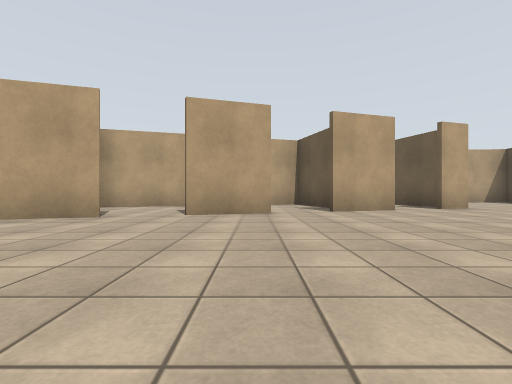
View 1 (above)

24 first-person views from a walk through a Gazebo world. The camera is 0.94 m above the floor, looks level and sees 85° across. The floor is counted in squares, 2.5 m on a side. Each view is taken from the middle of a square. On the plan, view 1 faces up. The plan holds only what a view shows up to about 9 squares ahead; the rest is blank. The place goes on beyond the plan.

View 2
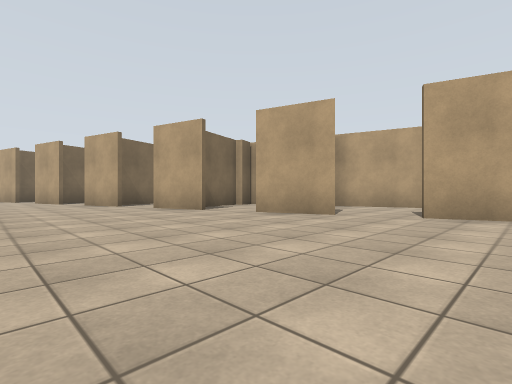

View 3
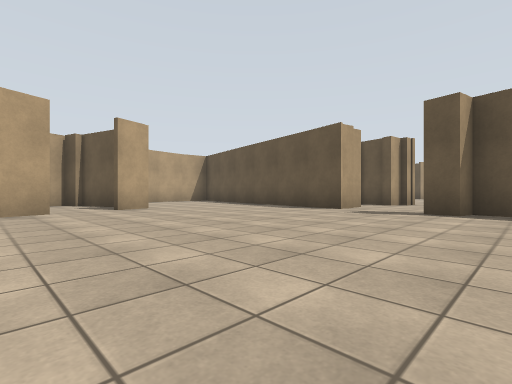

View 4
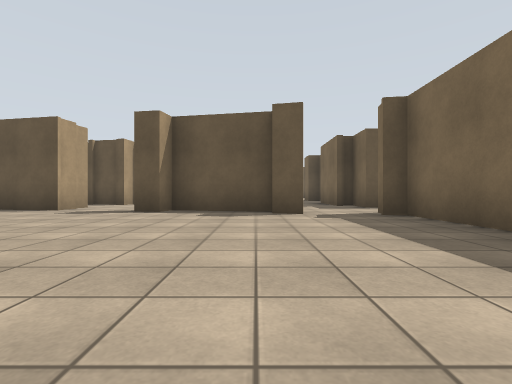

View 5
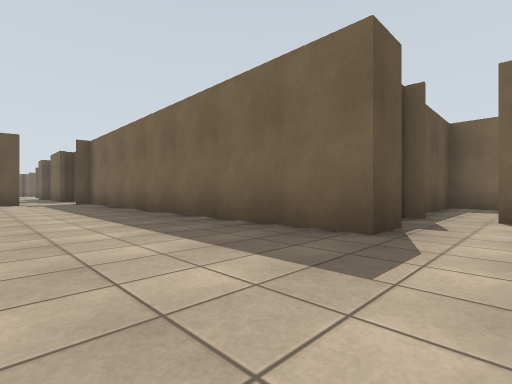

View 6
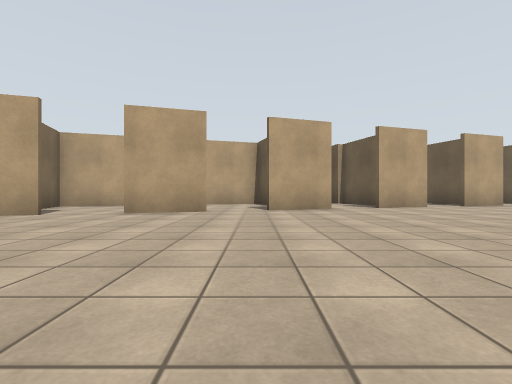

View 7
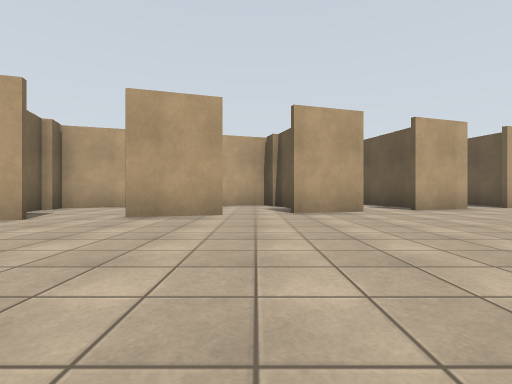

View 8
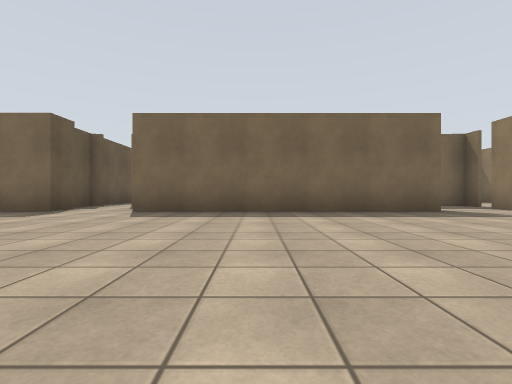

View 9
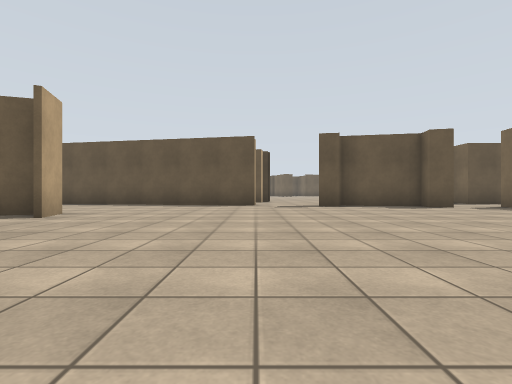

View 10
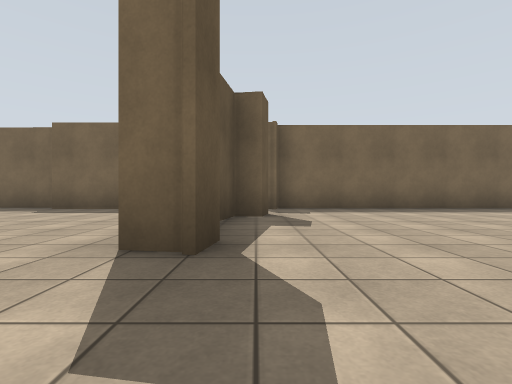

View 11
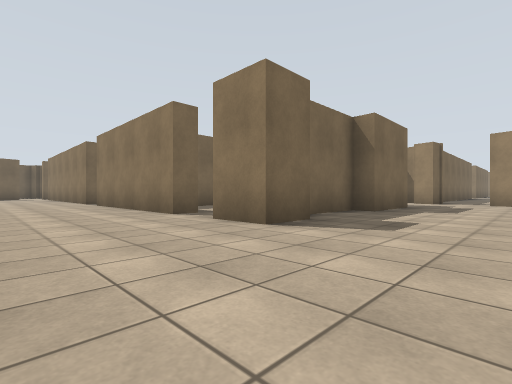

View 12
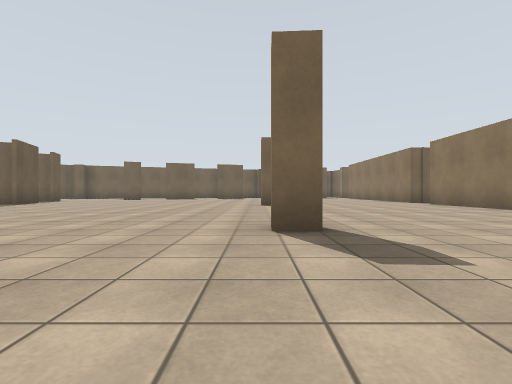

View 13
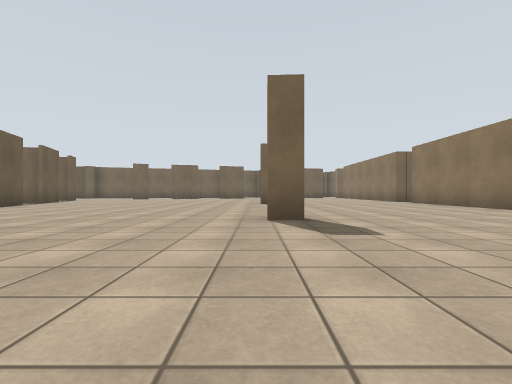

View 14
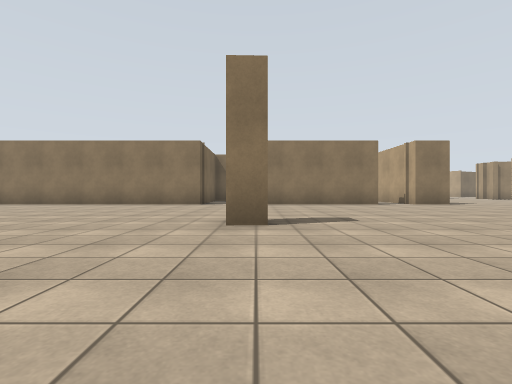

View 15
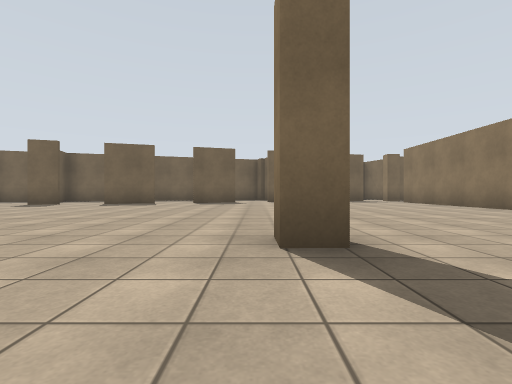

View 16
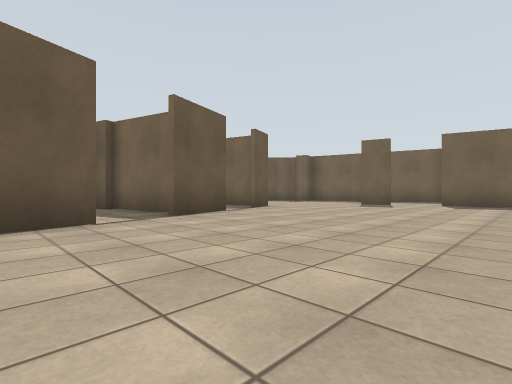

View 17
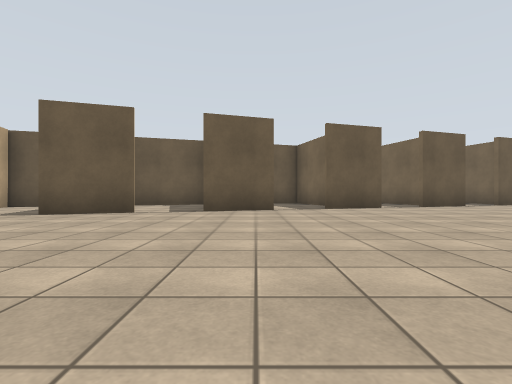

View 18
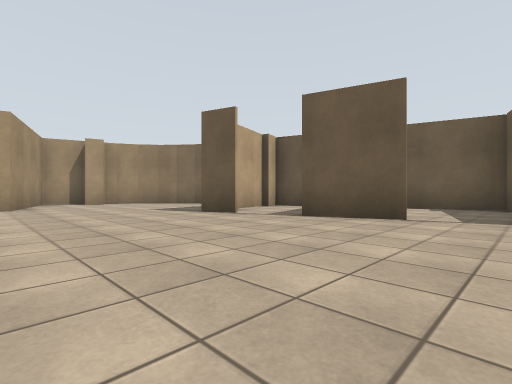

View 19
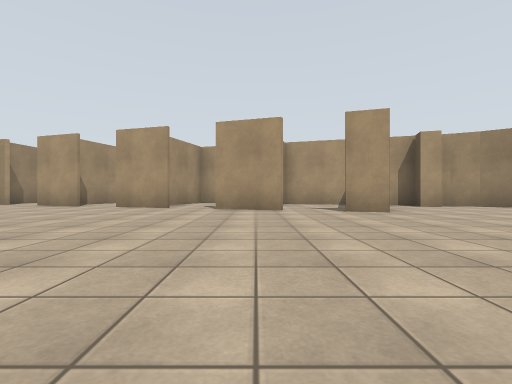

View 20
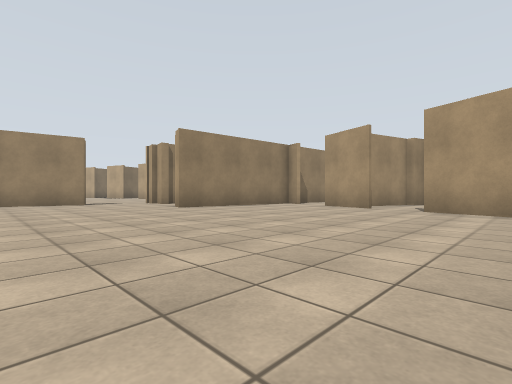

View 21
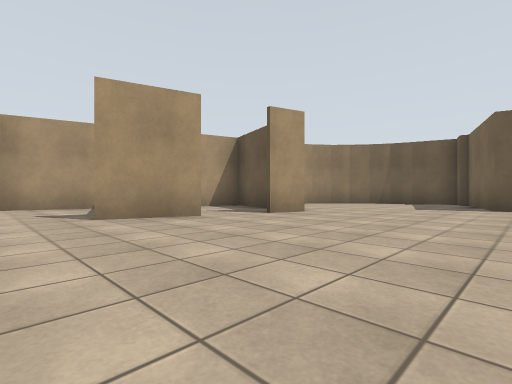

View 22
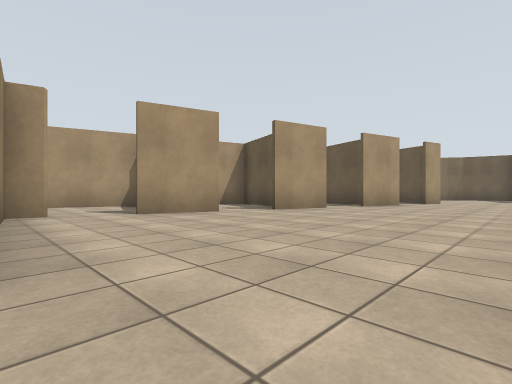

View 23
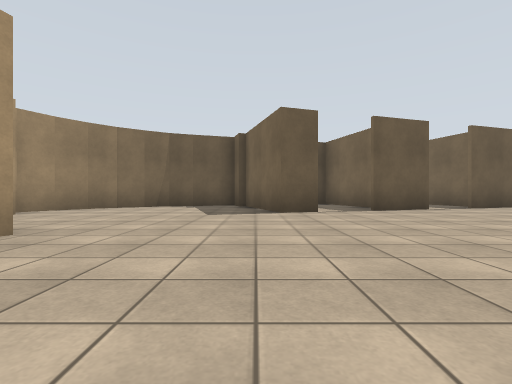

View 24
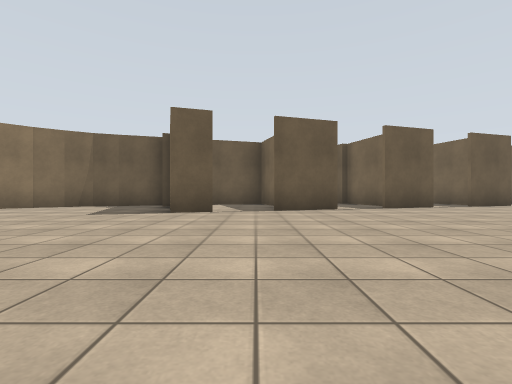

### Floor plan
Key: @ floor where view 1 was taken; # wall or solid block; x gap in a wall; . floor.
Columns run from 10 left of view 1 to 28 right of it. Each row starts with its distance up from view 1.
  9              ##    #  ###
  8        ######## ...#  ..####
  7     ####.#..#.##..## #..#..# ####
  6  ####.##.#..#x##..#  #.##..# #..####
  5  #..#..#.##.......#  #....##.#..##.##
  4  #..#..#..........####.......#.##...##
  3  ##.##..............##...............#
  2 x##..................................#
  1 ..................#...............#####
  0  .........@......##...............#...#
 -1  ................#...................##
 -2 .................x.................####
 -3 #####  .... ######..##.................
 -4      ##.####  # # .######.....#.....###
 -5       ###               ............#
 -6                        .#..............
 -7                       ###............##
 -8                         #............x
 -9                         #.....#......#
-10                         .............##
-11                         #..............
-12                         #.............#
-13                         #..............
-14                         #.... .........
-15                         #...  ......##
-16                         #...  ....#..

Where each view was taken, in squares from view 1:
view 1: 0 up, 0 right, facing up
view 2: 0 up, 0 right, facing up-left
view 3: 0 up, 2 right, facing up-right
view 4: 1 down, 2 right, facing right
view 5: 1 down, 3 left, facing down-right
view 6: 2 down, 4 left, facing up
view 7: 2 down, 7 left, facing up
view 8: 2 up, 6 left, facing down
view 9: 3 up, 0 right, facing right
view 10: 3 up, 7 right, facing down
view 11: 1 down, 17 right, facing down-left
view 12: 1 down, 20 right, facing down
view 13: 0 up, 20 right, facing down
view 14: 9 down, 23 right, facing left
view 15: 7 down, 20 right, facing down
view 16: 7 down, 23 right, facing down-right
view 17: 5 down, 20 right, facing right
view 18: 4 down, 21 right, facing up-right
view 19: 2 down, 19 right, facing up
view 20: 1 down, 17 right, facing up-left
view 21: 0 up, 17 right, facing up-right
view 22: 1 up, 11 right, facing up-right
view 23: 1 up, 19 right, facing right
view 24: 1 down, 19 right, facing right
